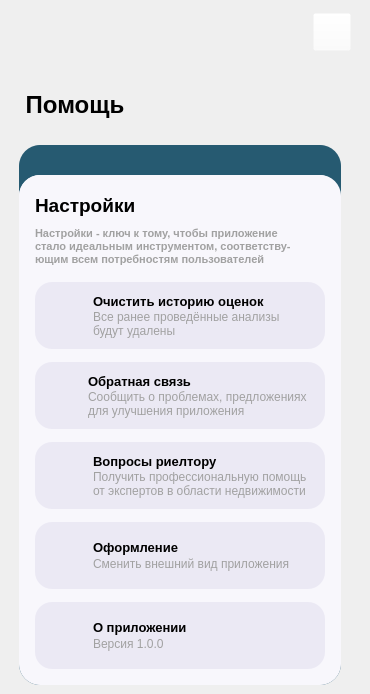
    <widget class="QWidget" name="pahe_help">
     <widget class="QWidget" name="widget_5" native="true">
      <property name="geometry">
       <rect>
        <x>19</x>
        <y>145</y>
        <width>322</width>
        <height>540</height>
       </rect>
      </property>
      <property name="minimumSize">
       <size>
        <width>310</width>
        <height>540</height>
       </size>
      </property>
      <property name="maximumSize">
       <size>
        <width>335</width>
        <height>510</height>
       </size>
      </property>
      <property name="styleSheet">
       <string notr="true">background-color: rgb(38, 90, 113);
border: none;
border-radius: 21px;
</string>
      </property>
      <widget class="QWidget" name="recent_estimates_2" native="true">
       <property name="geometry">
        <rect>
         <x>0</x>
         <y>30</y>
         <width>322</width>
         <height>510</height>
        </rect>
       </property>
       <property name="minimumSize">
        <size>
         <width>290</width>
         <height>510</height>
        </size>
       </property>
       <property name="maximumSize">
        <size>
         <width>335</width>
         <height>510</height>
        </size>
       </property>
       <property name="styleSheet">
        <string notr="true">background-color: rgb(248, 247, 252);
border: none;
border-radius: 21px;</string>
       </property>
       <widget class="QWidget" name="layoutWidget_13">
        <property name="geometry">
         <rect>
          <x>0</x>
          <y>0</y>
          <width>321</width>
          <height>91</height>
         </rect>
        </property>
        <layout class="QVBoxLayout" name="verticalLayout_21">
         <property name="spacing">
          <number>6</number>
         </property>
         <property name="leftMargin">
          <number>16</number>
         </property>
         <property name="topMargin">
          <number>16</number>
         </property>
         <item alignment="Qt::AlignLeft">
          <widget class="QLabel" name="label_19">
           <property name="font">
            <font>
             <pointsize>14</pointsize>
             <weight>75</weight>
             <bold>true</bold>
            </font>
           </property>
           <property name="text">
            <string>&lt;html&gt;&lt;head/&gt;&lt;body&gt;&lt;p&gt;Настройки&lt;/p&gt;&lt;/body&gt;&lt;/html&gt;</string>
           </property>
          </widget>
         </item>
         <item alignment="Qt::AlignLeft|Qt::AlignTop">
          <widget class="QLabel" name="label_25">
           <property name="font">
            <font>
             <pointsize>8</pointsize>
             <weight>75</weight>
             <bold>true</bold>
            </font>
           </property>
           <property name="text">
            <string>&lt;html&gt;&lt;head/&gt;&lt;body&gt;&lt;p align=&quot;justify&quot;&gt;&lt;span style=&quot; color:#a1a1a1;&quot;&gt;Настройки - ключ к тому, чтобы приложение &lt;br/&gt;стало идеальным инструментом, соответству-&lt;br/&gt;ющим всем потребностям пользователей&lt;/span&gt;&lt;/p&gt;&lt;/body&gt;&lt;/html&gt;</string>
           </property>
          </widget>
         </item>
        </layout>
       </widget>
       <widget class="QWidget" name="layoutWidget_4">
        <property name="geometry">
         <rect>
          <x>1</x>
          <y>100</y>
          <width>321</width>
          <height>401</height>
         </rect>
        </property>
        <layout class="QVBoxLayout" name="verticalLayout_25">
         <property name="leftMargin">
          <number>15</number>
         </property>
         <property name="bottomMargin">
          <number>0</number>
         </property>
         <item>
          <widget class="QFrame" name="calculation_3">
           <property name="minimumSize">
            <size>
             <width>0</width>
             <height>67</height>
            </size>
           </property>
           <property name="maximumSize">
            <size>
             <width>290</width>
             <height>67</height>
            </size>
           </property>
           <property name="styleSheet">
            <string notr="true">background-color: rgb(235, 233, 244);
border: none;
border-radius: 17px;</string>
           </property>
           <property name="frameShape">
            <enum>QFrame::StyledPanel</enum>
           </property>
           <property name="frameShadow">
            <enum>QFrame::Raised</enum>
           </property>
           <widget class="QPushButton" name="pushButton_15">
            <property name="geometry">
             <rect>
              <x>0</x>
              <y>0</y>
              <width>290</width>
              <height>67</height>
             </rect>
            </property>
            <property name="minimumSize">
             <size>
              <width>290</width>
              <height>67</height>
             </size>
            </property>
            <property name="maximumSize">
             <size>
              <width>290</width>
              <height>67</height>
             </size>
            </property>
            <property name="styleSheet">
             <string notr="true">QPushButton {
background-color: rgba(255, 255, 255, 0);
border-radius: 17px;
}

QPushButton:pressed {
background-color: rgba(0, 0, 0, 7)
}</string>
            </property>
            <property name="text">
             <string/>
            </property>
           </widget>
           <widget class="QWidget" name="layoutWidget_18">
            <property name="geometry">
             <rect>
              <x>11</x>
              <y>0</y>
              <width>261</width>
              <height>71</height>
             </rect>
            </property>
            <layout class="QHBoxLayout" name="horizontalLayout_14">
             <property name="leftMargin">
              <number>0</number>
             </property>
             <property name="topMargin">
              <number>0</number>
             </property>
             <property name="bottomMargin">
              <number>0</number>
             </property>
             <item>
              <widget class="QLabel" name="label_41">
               <property name="maximumSize">
                <size>
                 <width>36</width>
                 <height>36</height>
                </size>
               </property>
               <property name="styleSheet">
                <string notr="true"/>
               </property>
               <property name="text">
                <string/>
               </property>
               <property name="pixmap">
                <pixmap>E:/4-2/Icons/Eraser.png</pixmap>
               </property>
               <property name="scaledContents">
                <bool>true</bool>
               </property>
              </widget>
             </item>
             <item>
              <layout class="QVBoxLayout" name="verticalLayout_27">
               <property name="spacing">
                <number>0</number>
               </property>
               <property name="leftMargin">
                <number>5</number>
               </property>
               <property name="topMargin">
                <number>12</number>
               </property>
               <property name="bottomMargin">
                <number>15</number>
               </property>
               <item>
                <widget class="QLabel" name="label_42">
                 <property name="font">
                  <font>
                   <pointsize>10</pointsize>
                   <weight>75</weight>
                   <bold>true</bold>
                  </font>
                 </property>
                 <property name="styleSheet">
                  <string notr="true"/>
                 </property>
                 <property name="frameShadow">
                  <enum>QFrame::Raised</enum>
                 </property>
                 <property name="text">
                  <string>&lt;html&gt;&lt;head/&gt;&lt;body&gt;&lt;p&gt;Очистить историю оценок&lt;/p&gt;&lt;/body&gt;&lt;/html&gt;</string>
                 </property>
                </widget>
               </item>
               <item>
                <widget class="QLabel" name="label_43">
                 <property name="styleSheet">
                  <string notr="true"/>
                 </property>
                 <property name="text">
                  <string>&lt;html&gt;&lt;head/&gt;&lt;body&gt;&lt;p&gt;&lt;span style=&quot; color:#a1a1a1;&quot;&gt;Все ранее проведённые анализы &lt;br/&gt;будут удалены&lt;/span&gt;&lt;/p&gt;&lt;/body&gt;&lt;/html&gt;</string>
                 </property>
                </widget>
               </item>
              </layout>
             </item>
            </layout>
           </widget>
           <zorder>layoutWidget_18</zorder>
           <zorder>pushButton_15</zorder>
          </widget>
         </item>
         <item>
          <widget class="QFrame" name="calculation_2">
           <property name="minimumSize">
            <size>
             <width>0</width>
             <height>67</height>
            </size>
           </property>
           <property name="maximumSize">
            <size>
             <width>290</width>
             <height>67</height>
            </size>
           </property>
           <property name="styleSheet">
            <string notr="true">background-color: rgb(235, 233, 244);
border: none;
border-radius: 17px;</string>
           </property>
           <property name="frameShape">
            <enum>QFrame::StyledPanel</enum>
           </property>
           <property name="frameShadow">
            <enum>QFrame::Raised</enum>
           </property>
           <widget class="QPushButton" name="pushButton_14">
            <property name="geometry">
             <rect>
              <x>0</x>
              <y>0</y>
              <width>290</width>
              <height>67</height>
             </rect>
            </property>
            <property name="minimumSize">
             <size>
              <width>290</width>
              <height>67</height>
             </size>
            </property>
            <property name="maximumSize">
             <size>
              <width>290</width>
              <height>67</height>
             </size>
            </property>
            <property name="styleSheet">
             <string notr="true">QPushButton {
background-color: rgba(255, 255, 255, 0);
border-radius: 17px;
}

QPushButton:pressed {
background-color: rgba(0, 0, 0, 7)
}</string>
            </property>
            <property name="text">
             <string/>
            </property>
           </widget>
           <widget class="QWidget" name="layoutWidget_17">
            <property name="geometry">
             <rect>
              <x>11</x>
              <y>0</y>
              <width>261</width>
              <height>71</height>
             </rect>
            </property>
            <layout class="QHBoxLayout" name="horizontalLayout_10">
             <property name="leftMargin">
              <number>0</number>
             </property>
             <property name="topMargin">
              <number>0</number>
             </property>
             <property name="bottomMargin">
              <number>0</number>
             </property>
             <item>
              <widget class="QLabel" name="label_38">
               <property name="maximumSize">
                <size>
                 <width>36</width>
                 <height>36</height>
                </size>
               </property>
               <property name="styleSheet">
                <string notr="true"/>
               </property>
               <property name="text">
                <string/>
               </property>
               <property name="pixmap">
                <pixmap>E:/4-2/Icons/Connected People.png</pixmap>
               </property>
               <property name="scaledContents">
                <bool>true</bool>
               </property>
              </widget>
             </item>
             <item>
              <layout class="QVBoxLayout" name="verticalLayout_26">
               <property name="spacing">
                <number>0</number>
               </property>
               <property name="leftMargin">
                <number>5</number>
               </property>
               <property name="topMargin">
                <number>12</number>
               </property>
               <property name="bottomMargin">
                <number>15</number>
               </property>
               <item>
                <widget class="QLabel" name="label_39">
                 <property name="font">
                  <font>
                   <pointsize>10</pointsize>
                   <weight>75</weight>
                   <bold>true</bold>
                  </font>
                 </property>
                 <property name="styleSheet">
                  <string notr="true"/>
                 </property>
                 <property name="frameShadow">
                  <enum>QFrame::Raised</enum>
                 </property>
                 <property name="text">
                  <string>&lt;html&gt;&lt;head/&gt;&lt;body&gt;&lt;p&gt;Обратная связь&lt;/p&gt;&lt;/body&gt;&lt;/html&gt;</string>
                 </property>
                </widget>
               </item>
               <item>
                <widget class="QLabel" name="label_40">
                 <property name="styleSheet">
                  <string notr="true"/>
                 </property>
                 <property name="text">
                  <string>&lt;html&gt;&lt;head/&gt;&lt;body&gt;&lt;p&gt;&lt;span style=&quot; color:#a1a1a1;&quot;&gt;Сообщить о проблемах, предложениях &lt;br/&gt;для улучшения приложения&lt;/span&gt;&lt;/p&gt;&lt;/body&gt;&lt;/html&gt;</string>
                 </property>
                </widget>
               </item>
              </layout>
             </item>
            </layout>
           </widget>
           <zorder>layoutWidget_17</zorder>
           <zorder>pushButton_14</zorder>
          </widget>
         </item>
         <item>
          <widget class="QFrame" name="calculation_4">
           <property name="minimumSize">
            <size>
             <width>0</width>
             <height>67</height>
            </size>
           </property>
           <property name="maximumSize">
            <size>
             <width>290</width>
             <height>67</height>
            </size>
           </property>
           <property name="styleSheet">
            <string notr="true">background-color: rgb(235, 233, 244);
border: none;
border-radius: 17px;</string>
           </property>
           <property name="frameShape">
            <enum>QFrame::StyledPanel</enum>
           </property>
           <property name="frameShadow">
            <enum>QFrame::Raised</enum>
           </property>
           <widget class="QPushButton" name="pushButton_16">
            <property name="geometry">
             <rect>
              <x>0</x>
              <y>0</y>
              <width>290</width>
              <height>67</height>
             </rect>
            </property>
            <property name="minimumSize">
             <size>
              <width>290</width>
              <height>67</height>
             </size>
            </property>
            <property name="maximumSize">
             <size>
              <width>290</width>
              <height>67</height>
             </size>
            </property>
            <property name="styleSheet">
             <string notr="true">QPushButton {
background-color: rgba(255, 255, 255, 0);
border-radius: 17px;
}

QPushButton:pressed {
background-color: rgba(0, 0, 0, 7)
}</string>
            </property>
            <property name="text">
             <string/>
            </property>
           </widget>
           <widget class="QWidget" name="layoutWidget_19">
            <property name="geometry">
             <rect>
              <x>11</x>
              <y>0</y>
              <width>261</width>
              <height>71</height>
             </rect>
            </property>
            <layout class="QHBoxLayout" name="horizontalLayout_15">
             <property name="leftMargin">
              <number>0</number>
             </property>
             <property name="topMargin">
              <number>0</number>
             </property>
             <property name="bottomMargin">
              <number>0</number>
             </property>
             <item>
              <widget class="QLabel" name="label_44">
               <property name="maximumSize">
                <size>
                 <width>36</width>
                 <height>36</height>
                </size>
               </property>
               <property name="styleSheet">
                <string notr="true"/>
               </property>
               <property name="text">
                <string/>
               </property>
               <property name="pixmap">
                <pixmap>E:/4-2/Icons/Caretaker.png</pixmap>
               </property>
               <property name="scaledContents">
                <bool>true</bool>
               </property>
              </widget>
             </item>
             <item>
              <layout class="QVBoxLayout" name="verticalLayout_28">
               <property name="spacing">
                <number>0</number>
               </property>
               <property name="leftMargin">
                <number>5</number>
               </property>
               <property name="topMargin">
                <number>12</number>
               </property>
               <property name="bottomMargin">
                <number>15</number>
               </property>
               <item>
                <widget class="QLabel" name="label_45">
                 <property name="font">
                  <font>
                   <pointsize>10</pointsize>
                   <weight>75</weight>
                   <bold>true</bold>
                  </font>
                 </property>
                 <property name="styleSheet">
                  <string notr="true"/>
                 </property>
                 <property name="frameShadow">
                  <enum>QFrame::Raised</enum>
                 </property>
                 <property name="text">
                  <string>&lt;html&gt;&lt;head/&gt;&lt;body&gt;&lt;p&gt;Вопросы риелтору&lt;/p&gt;&lt;/body&gt;&lt;/html&gt;</string>
                 </property>
                </widget>
               </item>
               <item>
                <widget class="QLabel" name="label_46">
                 <property name="styleSheet">
                  <string notr="true"/>
                 </property>
                 <property name="text">
                  <string>&lt;html&gt;&lt;head/&gt;&lt;body&gt;&lt;p&gt;&lt;span style=&quot; color:#a1a1a1;&quot;&gt;Получить профессиональную помощь &lt;br/&gt;от экспертов в области недвижимости&lt;/span&gt;&lt;/p&gt;&lt;/body&gt;&lt;/html&gt;</string>
                 </property>
                </widget>
               </item>
              </layout>
             </item>
            </layout>
           </widget>
           <zorder>layoutWidget_19</zorder>
           <zorder>pushButton_16</zorder>
          </widget>
         </item>
         <item>
          <widget class="QFrame" name="calculation_5">
           <property name="minimumSize">
            <size>
             <width>0</width>
             <height>67</height>
            </size>
           </property>
           <property name="maximumSize">
            <size>
             <width>290</width>
             <height>67</height>
            </size>
           </property>
           <property name="styleSheet">
            <string notr="true">background-color: rgb(235, 233, 244);
border: none;
border-radius: 17px;</string>
           </property>
           <property name="frameShape">
            <enum>QFrame::StyledPanel</enum>
           </property>
           <property name="frameShadow">
            <enum>QFrame::Raised</enum>
           </property>
           <widget class="QPushButton" name="pushButton_17">
            <property name="geometry">
             <rect>
              <x>0</x>
              <y>0</y>
              <width>290</width>
              <height>67</height>
             </rect>
            </property>
            <property name="minimumSize">
             <size>
              <width>290</width>
              <height>67</height>
             </size>
            </property>
            <property name="maximumSize">
             <size>
              <width>290</width>
              <height>67</height>
             </size>
            </property>
            <property name="styleSheet">
             <string notr="true">QPushButton {
background-color: rgba(255, 255, 255, 0);
border-radius: 17px;
}

QPushButton:pressed {
background-color: rgba(0, 0, 0, 7)
}</string>
            </property>
            <property name="text">
             <string/>
            </property>
           </widget>
           <widget class="QWidget" name="layoutWidget_20">
            <property name="geometry">
             <rect>
              <x>11</x>
              <y>0</y>
              <width>261</width>
              <height>65</height>
             </rect>
            </property>
            <layout class="QHBoxLayout" name="horizontalLayout_16">
             <property name="leftMargin">
              <number>0</number>
             </property>
             <property name="topMargin">
              <number>5</number>
             </property>
             <property name="bottomMargin">
              <number>0</number>
             </property>
             <item>
              <widget class="QLabel" name="label_47">
               <property name="maximumSize">
                <size>
                 <width>36</width>
                 <height>36</height>
                </size>
               </property>
               <property name="styleSheet">
                <string notr="true"/>
               </property>
               <property name="text">
                <string/>
               </property>
               <property name="pixmap">
                <pixmap>E:/4-2/Icons/Black and White.png</pixmap>
               </property>
               <property name="scaledContents">
                <bool>true</bool>
               </property>
              </widget>
             </item>
             <item>
              <layout class="QVBoxLayout" name="verticalLayout_29">
               <property name="spacing">
                <number>0</number>
               </property>
               <property name="leftMargin">
                <number>5</number>
               </property>
               <property name="topMargin">
                <number>12</number>
               </property>
               <property name="bottomMargin">
                <number>15</number>
               </property>
               <item>
                <widget class="QLabel" name="label_48">
                 <property name="font">
                  <font>
                   <pointsize>10</pointsize>
                   <weight>75</weight>
                   <bold>true</bold>
                  </font>
                 </property>
                 <property name="styleSheet">
                  <string notr="true"/>
                 </property>
                 <property name="frameShadow">
                  <enum>QFrame::Raised</enum>
                 </property>
                 <property name="text">
                  <string>&lt;html&gt;&lt;head/&gt;&lt;body&gt;&lt;p&gt;Оформление&lt;/p&gt;&lt;/body&gt;&lt;/html&gt;</string>
                 </property>
                </widget>
               </item>
               <item>
                <widget class="QLabel" name="label_49">
                 <property name="styleSheet">
                  <string notr="true"/>
                 </property>
                 <property name="text">
                  <string>&lt;html&gt;&lt;head/&gt;&lt;body&gt;&lt;p&gt;&lt;span style=&quot; color:#a1a1a1;&quot;&gt;Сменить внешний вид приложения&lt;/span&gt;&lt;/p&gt;&lt;/body&gt;&lt;/html&gt;</string>
                 </property>
                </widget>
               </item>
              </layout>
             </item>
            </layout>
           </widget>
           <zorder>layoutWidget_20</zorder>
           <zorder>pushButton_17</zorder>
          </widget>
         </item>
         <item>
          <widget class="QFrame" name="calculation_6">
           <property name="minimumSize">
            <size>
             <width>0</width>
             <height>67</height>
            </size>
           </property>
           <property name="maximumSize">
            <size>
             <width>290</width>
             <height>67</height>
            </size>
           </property>
           <property name="styleSheet">
            <string notr="true">background-color: rgb(235, 233, 244);
border: none;
border-radius: 17px;</string>
           </property>
           <property name="frameShape">
            <enum>QFrame::StyledPanel</enum>
           </property>
           <property name="frameShadow">
            <enum>QFrame::Raised</enum>
           </property>
           <widget class="QPushButton" name="pushButton_18">
            <property name="geometry">
             <rect>
              <x>0</x>
              <y>0</y>
              <width>290</width>
              <height>67</height>
             </rect>
            </property>
            <property name="minimumSize">
             <size>
              <width>290</width>
              <height>67</height>
             </size>
            </property>
            <property name="maximumSize">
             <size>
              <width>290</width>
              <height>67</height>
             </size>
            </property>
            <property name="styleSheet">
             <string notr="true">QPushButton {
background-color: rgba(255, 255, 255, 0);
border-radius: 17px;
}

QPushButton:pressed {
background-color: rgba(0, 0, 0, 7)
}</string>
            </property>
            <property name="text">
             <string/>
            </property>
           </widget>
           <widget class="QWidget" name="layoutWidget_21">
            <property name="geometry">
             <rect>
              <x>11</x>
              <y>0</y>
              <width>261</width>
              <height>65</height>
             </rect>
            </property>
            <layout class="QHBoxLayout" name="horizontalLayout_17">
             <property name="leftMargin">
              <number>0</number>
             </property>
             <property name="topMargin">
              <number>5</number>
             </property>
             <property name="bottomMargin">
              <number>0</number>
             </property>
             <item>
              <widget class="QLabel" name="label_50">
               <property name="maximumSize">
                <size>
                 <width>36</width>
                 <height>36</height>
                </size>
               </property>
               <property name="styleSheet">
                <string notr="true"/>
               </property>
               <property name="text">
                <string/>
               </property>
               <property name="pixmap">
                <pixmap>E:/4-2/Icons/Info Squared.png</pixmap>
               </property>
               <property name="scaledContents">
                <bool>true</bool>
               </property>
              </widget>
             </item>
             <item>
              <layout class="QVBoxLayout" name="verticalLayout_30">
               <property name="spacing">
                <number>0</number>
               </property>
               <property name="leftMargin">
                <number>5</number>
               </property>
               <property name="topMargin">
                <number>12</number>
               </property>
               <property name="bottomMargin">
                <number>15</number>
               </property>
               <item>
                <widget class="QLabel" name="label_51">
                 <property name="font">
                  <font>
                   <pointsize>10</pointsize>
                   <weight>75</weight>
                   <bold>true</bold>
                  </font>
                 </property>
                 <property name="styleSheet">
                  <string notr="true"/>
                 </property>
                 <property name="frameShadow">
                  <enum>QFrame::Raised</enum>
                 </property>
                 <property name="text">
                  <string>&lt;html&gt;&lt;head/&gt;&lt;body&gt;&lt;p&gt;О приложении&lt;/p&gt;&lt;/body&gt;&lt;/html&gt;</string>
                 </property>
                </widget>
               </item>
               <item>
                <widget class="QLabel" name="label_52">
                 <property name="styleSheet">
                  <string notr="true"/>
                 </property>
                 <property name="text">
                  <string>&lt;html&gt;&lt;head/&gt;&lt;body&gt;&lt;p&gt;&lt;span style=&quot; color:#a1a1a1;&quot;&gt;Версия 1.0.0&lt;/span&gt;&lt;/p&gt;&lt;/body&gt;&lt;/html&gt;</string>
                 </property>
                </widget>
               </item>
              </layout>
             </item>
            </layout>
           </widget>
           <zorder>layoutWidget_21</zorder>
           <zorder>pushButton_18</zorder>
          </widget>
         </item>
        </layout>
       </widget>
      </widget>
     </widget>
     <widget class="QLabel" name="text_main_3">
      <property name="geometry">
       <rect>
        <x>19</x>
        <y>88</y>
        <width>319</width>
        <height>33</height>
       </rect>
      </property>
      <property name="font">
       <font>
        <pointsize>18</pointsize>
        <weight>75</weight>
        <italic>false</italic>
        <bold>true</bold>
        <underline>false</underline>
        <strikeout>false</strikeout>
        <kerning>true</kerning>
       </font>
      </property>
      <property name="text">
       <string> Помощь</string>
      </property>
     </widget>
     <widget class="QWidget" name="layoutWidget_68">
      <property name="geometry">
       <rect>
        <x>0</x>
        <y>0</y>
        <width>361</width>
        <height>61</height>
       </rect>
      </property>
      <layout class="QHBoxLayout" name="horizontalLayout_56">
       <property name="spacing">
        <number>0</number>
       </property>
       <property name="leftMargin">
        <number>10</number>
       </property>
       <property name="topMargin">
        <number>3</number>
       </property>
       <property name="rightMargin">
        <number>10</number>
       </property>
       <item>
        <widget class="QLabel" name="logo_11">
         <property name="minimumSize">
          <size>
           <width>40</width>
           <height>44</height>
          </size>
         </property>
         <property name="maximumSize">
          <size>
           <width>40</width>
           <height>44</height>
          </size>
         </property>
         <property name="layoutDirection">
          <enum>Qt::LeftToRight</enum>
         </property>
         <property name="text">
          <string/>
         </property>
         <property name="pixmap">
          <pixmap>E:/4-2/Icons/Logo.png</pixmap>
         </property>
         <property name="scaledContents">
          <bool>true</bool>
         </property>
         <property name="alignment">
          <set>Qt::AlignLeading|Qt::AlignLeft|Qt::AlignTop</set>
         </property>
        </widget>
       </item>
       <item alignment="Qt::AlignRight|Qt::AlignVCenter">
        <widget class="QPushButton" name="pushButton_38">
         <property name="minimumSize">
          <size>
           <width>38</width>
           <height>38</height>
          </size>
         </property>
         <property name="maximumSize">
          <size>
           <width>38</width>
           <height>38</height>
          </size>
         </property>
         <property name="styleSheet">
          <string notr="true">background-color: rgba(255, 255, 255, 0);</string>
         </property>
         <property name="text">
          <string/>
         </property>
         <property name="icon">
          <iconset>
           <normaloff>E:/4-2/Icons/icon_exit_.png</normaloff>E:/4-2/Icons/icon_exit_.png</iconset>
         </property>
         <property name="iconSize">
          <size>
           <width>38</width>
           <height>38</height>
          </size>
         </property>
        </widget>
       </item>
      </layout>
     </widget>
    </widget>
